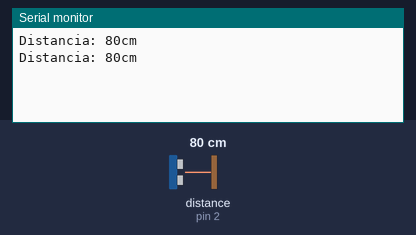
Recording of a sketch running on a simulated Arduino Uno, built with avr-gcc and run on an emulated ATmega328P. Parts: the last lines printed to the serial monitor. Wiring (inferred from the names in the program): ultrasonic range finder: trigger pin 4; echo pin 2. The inputs (shaded band) are chosen by the test bench; at power-on: distance to the obstacle (sensor on pin 2) 80 cm. The echo pulse lasts 58.3 µs per cm.

Above: at 1.8 s.
1.9 s: distance to the obstacle (sensor on pin 2) set to 2 cm
At 2.8 s:
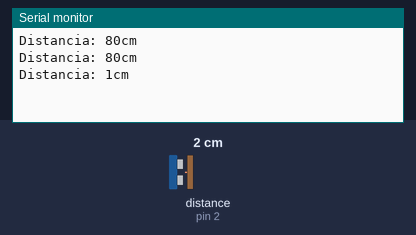
3.4 s: distance to the obstacle (sensor on pin 2) set to 4 cm
At 4.8 s:
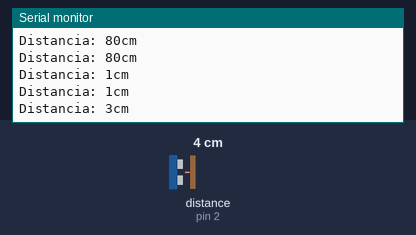
Timing chart, 0 to 6.4 s (numbered marks = the images above; inputs shaded):
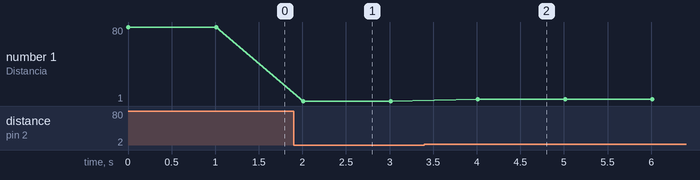

The sketch:

p_01.ino
```cpp
//sin libreria
int Trigger = 4;
int echo = 2;

void setup() {

  Serial.begin(9600); //inicializamos la comunicación
  pinMode(Trigger,OUTPUT); //envio pulso
  pinMode(echo,INPUT); //recibe pulso
  digitalWrite(Trigger,LOW); //inicializamos el pin con 0
}

void loop() {

long tiempo; //tiempo que demora en llegar el eco
long distancia; //distancia en centimetros
digitalWrite(Trigger, HIGH);
delayMicroseconds(10); //Enviamos un pulso de 10us (milisegundos) . Capacidad de enviar este sensor (ver data sheet)
digitalWrite(Trigger, LOW);
tiempo = pulseIn(echo, HIGH); //obtenemos el ancho del pulso
distancia = tiempo/58; //escalamos el tiempo a una distancia en cm - Ver nota al pie para entender el 58
Serial.print("Distancia: ");
Serial.print(distancia); //Enviamos serialmente el valor de la distancia
Serial.print("cm");
Serial.println();
delay(1000); //Hacemos una pausa de 100ms

}
```

Measured:
- after the input at 1.9 s, the serial monitor: prints a new line after 0.11 s (image 1)
- after the input at 3.4 s, the serial monitor: prints a new line after 0.61 s (image 2)
- plotted number 1: 80 → 1 after the input at 1.9 s, 1 → 3 after the input at 3.4 s
